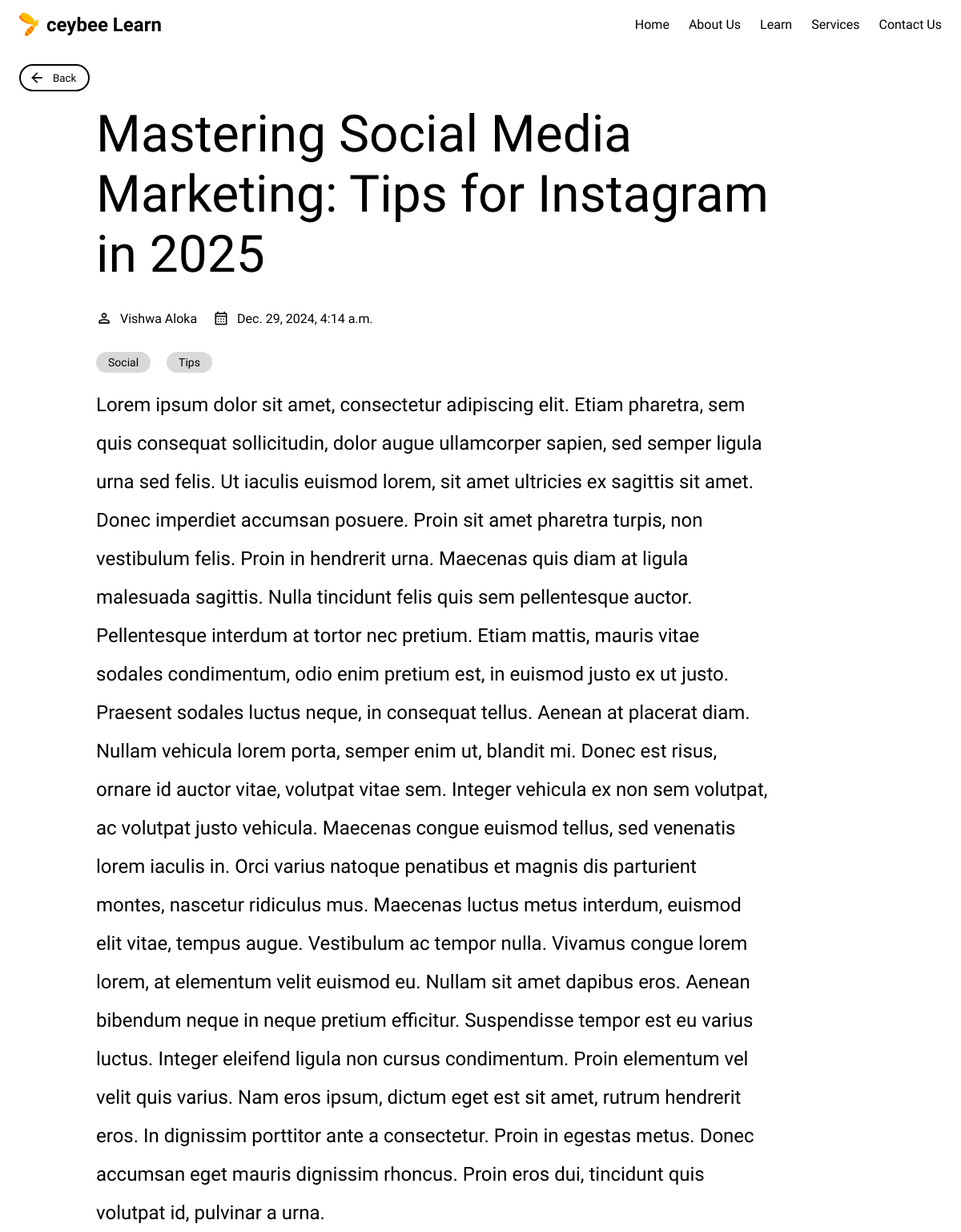
The app's page /learn/blog/6/ with its own data.
### learn/models.py (models this page shows, shortened)
class BlogPost(models.Model):
    title = models.CharField(max_length=200)
    description = models.TextField()
    author = models.ForeignKey(Author, on_delete=models.CASCADE, related_name='posts')
    date = models.DateTimeField(auto_now_add=True)
    tags = models.ManyToManyField(Tag, related_name='blog_posts', blank=True)

class Author(models.Model):
    name = models.CharField(max_length=100)
    def __str__(self):
        return self.name

class Tag(models.Model):
    name = models.CharField(max_length=50, unique=True)
    image = models.ImageField(upload_to='tag_images/', blank=True, null=True, help_text="Optional image for the tag")

### learn/views.py (the view)
# urls.py: path('blog/<int:blog_id>/', views.showLearnBlog, name='blog'),
def showLearnBlog(request, blog_id):
    blog_post = get_object_or_404(BlogPost, pk=blog_id)
    context = {
        'blog_post': blog_post,
    }
    return render(request,'learn/blog.html', context)

### learn/templates/learn/blog.html (shortened to what this page needs)
{% load static%}
<!DOCTYPE html>
<html lang="en">
<head>
    <link rel="stylesheet" href="{% static 'learn/style.css'%}">
</head>
<body>
    <nav>
         <div><h1><img id="logoImg" src="{% static 'learn/img/logoCeybee.png'%}" alt="">ceybee Learn</h1></div>
        <div class="links">
            <ul>
                <li ><a class="active" href="{% url 'main'%}">Home</a></li>
                <li><a href="{% url 'about'%}">About Us</span></a></li>
                <li><a href="/learn">Learn</span></a></li>
                <li><a href="{% url 'service'%}">Services</span></a></li>
                <li><a href="{% url 'contact'%}">Contact Us</a></li>
            </ul>
        </div>
    </nav>
    <div class="navigate-back"><a href="/learn"><button><img src="{% static 'learn/img/arrow_backward.png' %}" alt="">Back</button></a></div>
    <div class="read-container">
        <div class="blog-info">
            <h1>{{blog_post.title}}</h1>
            <div class="credits">
                <span><img src="{% static 'learn/img/person_24dp_000000_FILL0_wght400_GRAD0_opsz24.png'%}" alt="">{{blog_post.author}}</span>
                <span><img src="{% static 'learn/img/calendar_month_24dp_000000_FILL0_wght400_GRAD0_opsz24.png'%}" alt="">{{blog_post.date}}</span>
            </div>
            <div class="rTags">
                <ul>
                {% for tag in blog_post.tags.all %}
                    <li>{{tag.name}}</li>
                {% endfor %}
                </ul>
            </div>
            <p>{{blog_post.description}}</p>
        </div>
    </div>
</body>
</html>

### learn/static/learn/style.css (style rules this page uses)
* { font-family: "Readex Pro", serif; margin: 0; padding: 0; list-style: none; background-color: transparent; border: none; text-decoration: none; scroll-behavior: smooth; color: #000; font-weight: 300; }
body { width: 100vw; overflow-x: hidden; }
nav { position: fixed; display: flex; justify-content: space-between; padding-left: 2vw; padding-right: 2vw; width: 96vw; align-items: center; text-align: center; padding-top: 2vh; background-color: #fff; z-index: 100; padding-bottom: 2vh; }
nav h1 { font-size: 1.5rem; display: flex; align-items: center; font-weight: bold; }
nav ul { display: flex; align-items: center; }
nav ul li { margin-left: 2vw; }
#logoImg { width: 1.5rem; margin-right: -0.1vw; margin-right: 10px; }
.read-container { width: 70vw; padding-left: 10vw; }
.navigate-back { padding-top: 10vh; padding-left: 2vw; }
.navigate-back button { display: flex; align-items: center; gap: 10px; padding:5px 15px 5px 10px; font-size: 12 px; border: 2px solid #000; border-radius: 100px; font-weight: normal; }
.navigate-back img { height: 20px; }
.read-container h1 { font-size: 64px; font-weight: normal; padding: 2vh 0; }
.credits { display: flex; gap: 20px; font-size: 16px; padding: 2vh 0; font-weight: light; }
.credits img { width: 20px; }
.credits span { display: flex; gap: 10px; align-items: center; }
.rTags { margin: 2vh 0; }
.rTags ul { display: flex; flex-wrap: wrap; }
.rTags li { display: flex; width: max-content; padding: 5px 15px; border-radius: 50px; margin-right: 20px; font-size: 14px; background-color: #d9d9d9; }
.read-container p { font-size: 24px; line-height: 2; }

### records on screen
BlogPost: title "Mastering Social Media Marketing: Tips for Instagram in 2025", author "Vishwa Aloka", date "Dec. 29, 2024, 4:14 a.m.", description "Lorem ipsum dolor sit amet, consectetur adipiscing elit. Etiam pharetra, sem quis consequat sollicitudin, dolor augue ullamcorper sapien, sed semper ligula urna sed felis. Ut iaculis euismod lorem, sit amet ultricies ex sagittis sit amet. Donec imperdiet accumsan posuere. Proin sit amet pharetra turpis, non vestibulum felis. Proin in hendrerit urna. Maecenas quis diam at ligula malesuada sagittis. Nulla tincidunt felis quis sem pellentesque auctor. Pellentesque interdum at tortor nec pretium. Etiam mattis, mauris vitae sodales condimentum, odio enim pretium est, in euismod justo ex ut justo. Praesent sodales luctus neque, in consequat tellus. Aenean at placerat diam. Nullam vehicula lorem…"
Tag: name "Social"
Tag: name "Tips"
